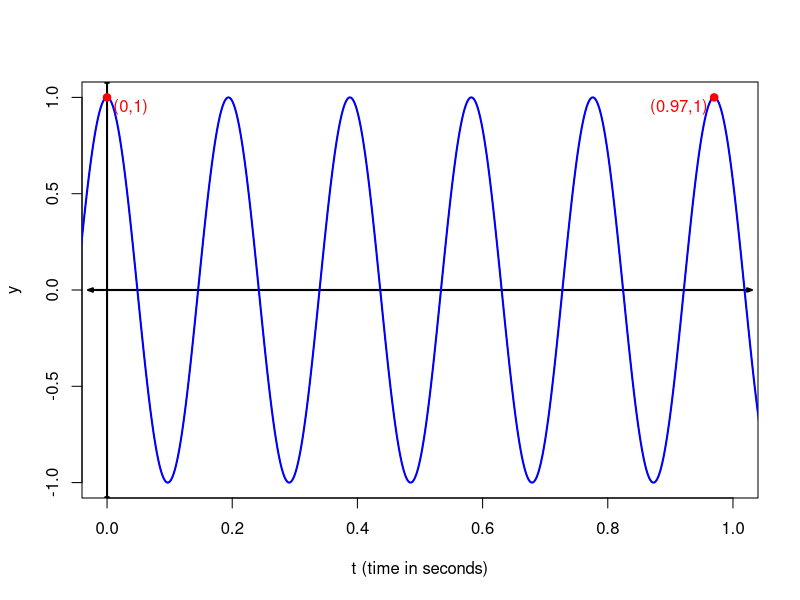
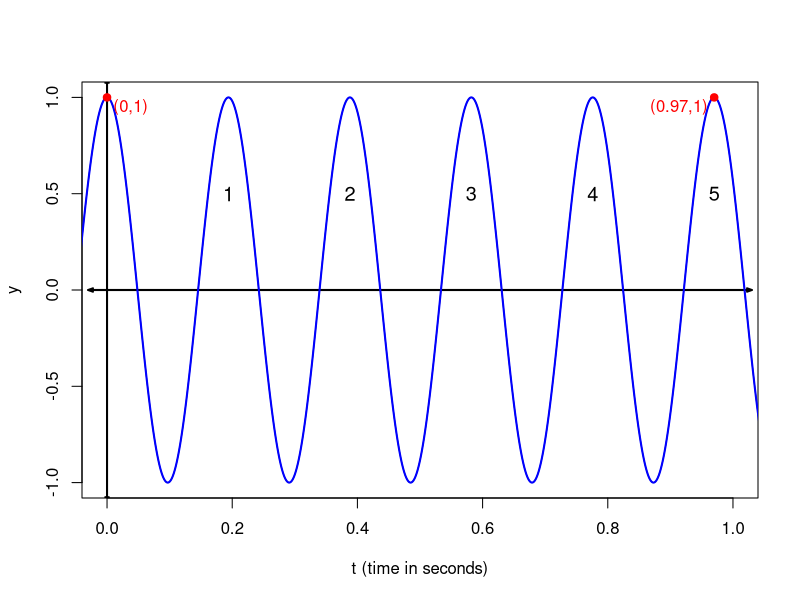

Write the R code that produced these figures, in order.
## ---- chunk 1
nfull = sample(3:9,1)
pfull = 1/nfull
xn = round(runif(1,1-pfull+0.02,1-0.02),2)
P = xn/nfull
t = seq(-1,2,length.out=3000)
y = cos(2*pi/P*t)
f = 1/P
## ---- chunk 2
plot(t,y,xlim=c(0,1),ylim=c(-1,1),type="l",xlab="t (time in seconds)",ylab="y")
arrows(0,-1.1,0,1.1,0.05,20,3,lwd=2)
arrows(-0.03,0,1.03,0,0.05,20,3,lwd=2)
lines(t,y,lwd=2,col="blue")
points(c(0,xn),c(1,1),pch=19,col="red")
text(0.01,0.95,"(0,1)",col="red",adj=0)
text(xn-0.01,0.95,paste0("(",sprintf("%.2f",xn),",1)"),col="red",adj=1)
## ---- chunk 3
plot(t,y,xlim=c(0,1),ylim=c(-1,1),type="l",xlab="t (time in seconds)",ylab="y")
arrows(0,-1.1,0,1.1,0.05,20,3,lwd=2)
arrows(-0.03,0,1.03,0,0.05,20,3,lwd=2)
lines(t,y,lwd=2,col="blue")
points(c(0,xn),c(1,1),pch=19,col="red")
text(0.01,0.95,"(0,1)",col="red",adj=0)
text(xn-0.01,0.95,paste0("(",sprintf("%.2f",xn),",1)"),col="red",adj=1)
for(i in 1:nfull){
  text(P*i,0.5,i,cex=1.2)
}
